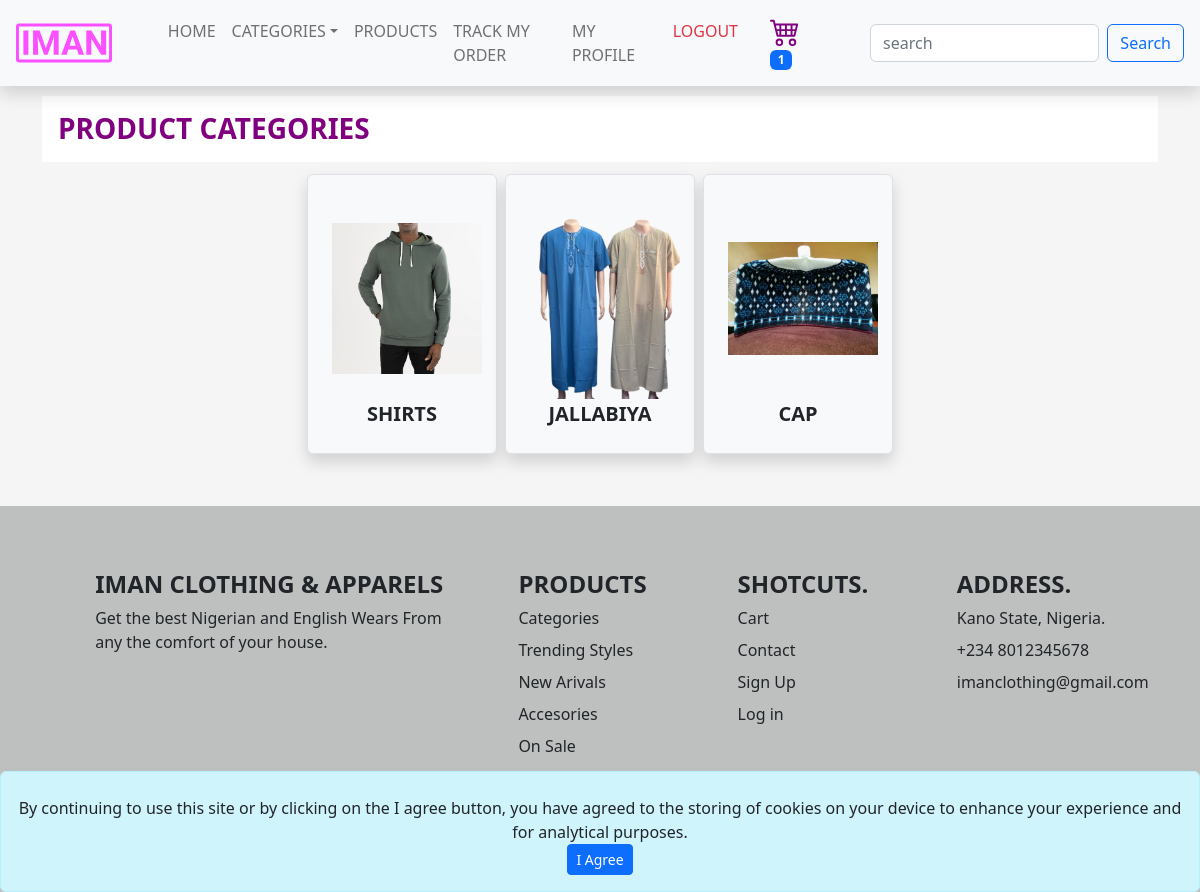
The app's page /products/categories (signed in), older data.
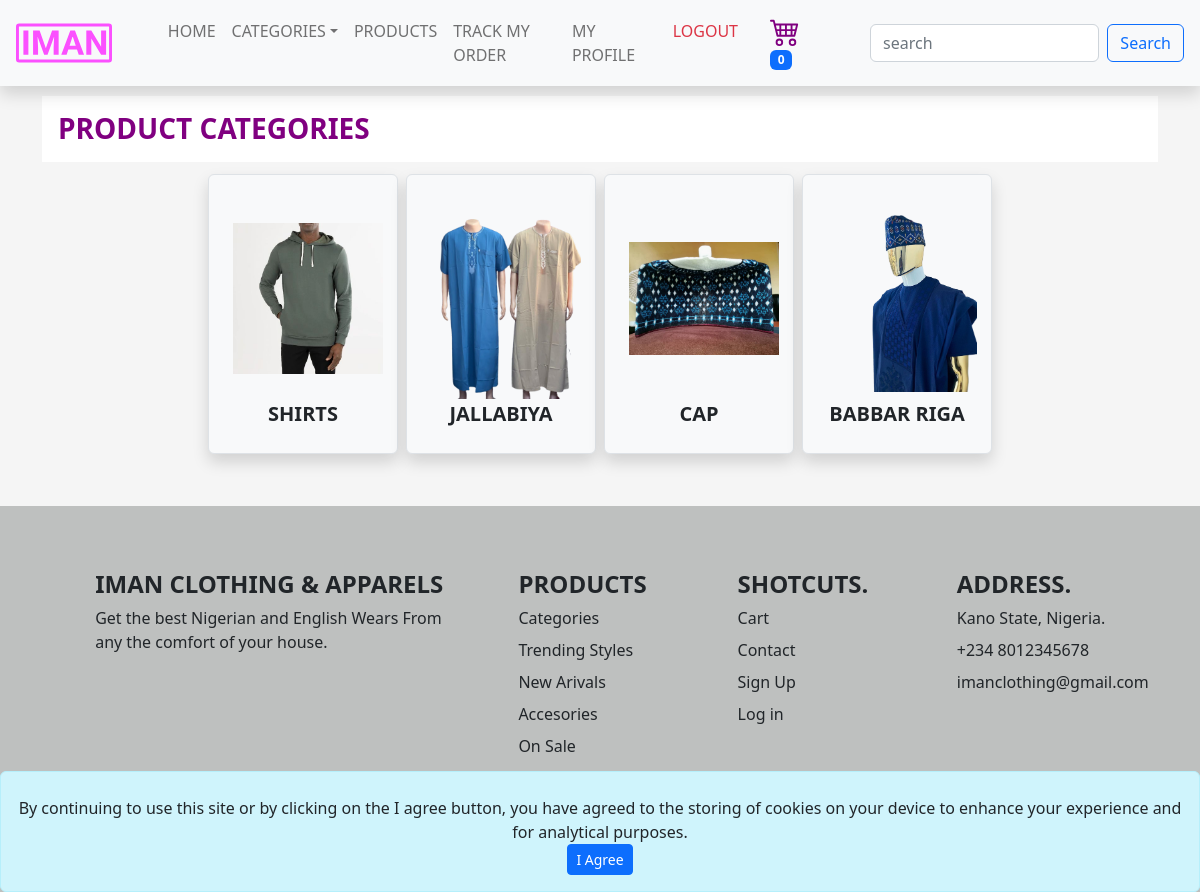
The same page, newer data.
### products/models.py (models this page shows, shortened)
class Category(models.Model):
    name = models.CharField(max_length=200, unique=True)
    image = models.ImageField(upload_to="categories", blank=True)
    added_at = models.DateTimeField(auto_now_add=True)
    added_by = models.ForeignKey(
        "user.User",
        on_delete=models.DO_NOTHING,
        limit_choices_to={"staff": True},
        related_name="categories_added",
    )
    slug = models.CharField(max_length=200, blank=True, default="")
    class Meta:
        verbose_name_plural = "categories"

### products/views.py (the view)
# urls.py: path('categories', views.categories, name='categories'),
def categories(request):
    categories = Category.objects.all()
    return render(request, 'products/categories.html', context={"categories": categories})

### base/cart_count_context.py (called while the page is built)
def get_cart_count(request):
    return {
        "cart_count": request.user.cart.count() if request.user.is_authenticated else Cart.objects.filter(
            device=request.COOKIES.get('device')).count() or '0'
    }

### base/categories_context.py (called while the page is built)
def get_categories(request):
    return {
        "menu_categories": Category.objects.all()
    }

### products/templates/products/categories.html
{% extends 'base/base.html' %} {% load static %} {% block title%} Product Categories {% endblock%} {% block content %}
<section class="mt-5 container">
    <div class="row">
        <div class="col-12">
            <div class="row">
                <div class="col-12">
                    <h3 style="background-color: white;color: purple; font-weight: 700;" class="p-3 text-uppercase">
                        Product Categories
                    </h3>
                </div>
            </div>
            <div class="row text-center text-align-center justify-content-center">
                {% for category in categories %}
                {% include 'products/category_card.html' with category=category %}
                {% endfor %}
            </div>
        </div>
    </div>
</section>
{% endblock %}

### products/templates/products/category_card.html
{% block product_category %}
<div class="col-sm-12 col-md-3 shadow rounded col-lg-2 border text-center p-4 bg-light m-1">
    <div>
        <a href="{%url 'filter_category' slug=category.slug %}">
            <img src="{{category.image.url}}" alt="product image" style="object-fit: contain;" height="200px"
                width="150px" />
        </a>
    </div>
    <div class="card-body align-items-end">
        <a href="{%url 'filter_category' slug=category.slug %}" style="font-weight: 600;"
            class="text-decoration-none text-center text-dark fs-5 pt-2 text-uppercase">
            <div class="card-title">
                {{category.name}}
            </div>
        </a>
    </div>
</div>
{% endblock %}

Row changes from the older to the newer data that the page shows:
added Category: image (picture), name "BABBAR RIGA"
Text that changed along with them:
{{ cart_count }}: "1" → "0"
